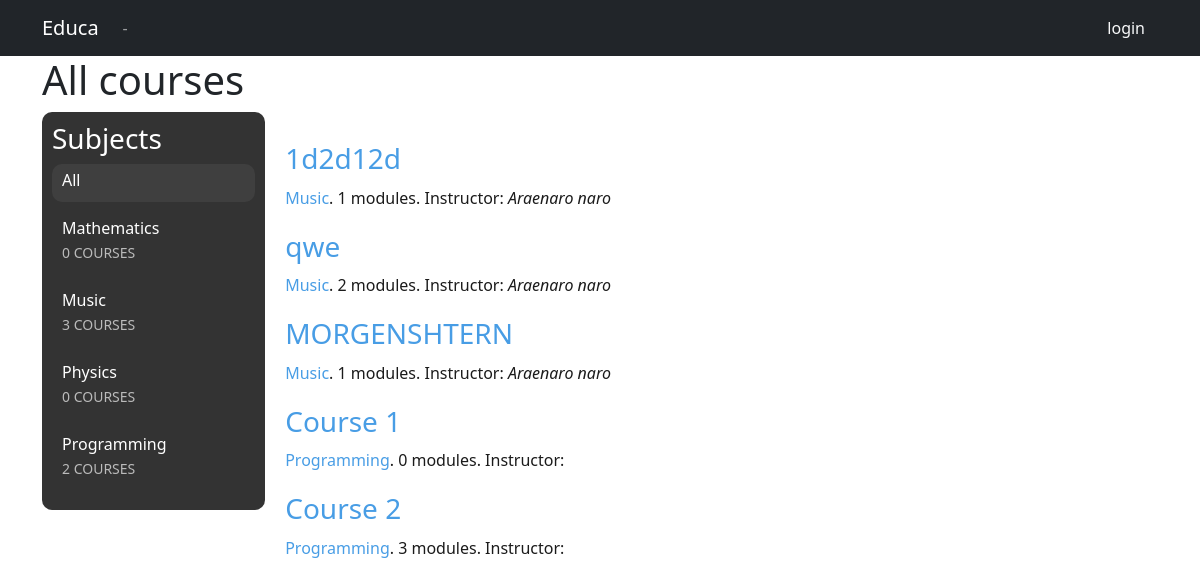
The page / on the database its author committed.
### courses/models.py (models this page shows, shortened)
class Subject(models.Model):
    title = models.CharField(max_length=200)
    slug = models.SlugField(max_length=200, unique=True)
    class Meta:
        ordering = ['title']
    def __str__(self):
        return self.title

class Course(models.Model):
    owner = models.ForeignKey(User, related_name='courses_created', on_delete=models.CASCADE)
    subject = models.ForeignKey(Subject, related_name='courses', on_delete=models.CASCADE)
    title = models.CharField(max_length=200)
    slug = models.SlugField(max_length=200, unique=True)
    overview = models.TextField()
    created = models.DateTimeField(auto_now_add=True)
    students = models.ManyToManyField(User, related_name='courses_joined', blank=True)
    class Meta:
        ordering = ['-created']

### courses/views.py (the view)
# urls.py: path('', CourseListView.as_view(), name='course_list'),
class CourseListView(TemplateResponseMixin, View):
    model = Course
    template_name = 'courses/course/list.html'
    def get(self, request, subject=None):
        subjects = Subject.objects.annotate(total_courses=Count('courses'))
        courses = Course.objects.annotate(total_modules=Count('modules'))
        if subject:
            subject = get_object_or_404(Subject, slug=subject)
            courses = courses.filter(subject=subject)
        return self.render_to_response({'subjects': subjects, 'subject': subject, 'courses': courses})

### courses/templates/courses/course/list.html (shortened to what this page needs)
{% extends "base.html" %}
{% block content %}
    <div class="container">
    <h1>
        {% if subject %}
            {{ subject.title }} courses
        {% else %}
            All courses
        {% endif %}
    </h1>
    <div class="contents">
        <h3>Subjects</h3>
        <ul id="modules">
            <li {% if not subject %}class="selected"{% endif %}>
                <a href="{% url "course_list" %}">All</a>
            </li>
            {% for s in subjects %}
                    <li {% if subject == s %}class="selected"{% endif %}>
                        <a href="{% url "course_list_subject" s.slug %}">
                            {{ s.title }}
                            <br><span>{{ s.total_courses }} courses</span>
                        </a>
                    </li>
            {% endfor %}
        </ul>
    </div>
    <div class="module">
        {% for course in courses %}
            {% with subject=course.subject %}
                <h3><a href="{% url "course_detail" course.slug %}">
                    {{ course.title }}</a></h3>
                <p>
                    <a href="{% url "course_list_subject" subject.slug %}">
                        {{ subject }}</a>.
                    {{ course.total_modules }} modules.
                    Instructor: <i>{{ course.owner.get_full_name }}</i>
                </p>
            {% endwith %}
        {% endfor %}
    </div>
    </div>
{% endblock %}

### courses/static/css/base.css (style rules this page uses)
.module { padding:10px 20px; float:left; width:600px; border-radius: 10px; }
.module h3 { margin:20px 0 0; padding:0; width:100%; }
.module a { color: #489de5; }
.module p, h2 { margin:10px 0 20px; width:100%; float:left; color: #1b1b1b; }
.contents { width:20%; padding:10px; float:left; background:#333; color: #fff; border-radius: 10px; }
.contents ul { list-style:none; margin:0; padding:0; }
.contents ul li { margin:0 0 10px 0; padding:4px 10px 10px; overflow:auto; }
.contents ul li.selected { background:#3f3f3f; border-radius: 10px; }
.contents ul span { text-transform:uppercase; color:#bbb; font-size:14px; border-radius: 10px; }
.contents ul a { display:block; color:#fff; text-decoration:none; border-radius: 10px; }

### courses/templates/base.html (style rules this page uses)
a { text-decoration: none; }

### rows shown on the page
Subject: title "Mathematics", total_courses "0"
Subject: title "Music", total_courses "3"
Subject: title "Physics", total_courses "0"
Subject: title "Programming", total_courses "2"
Course: title "1d2d12d", subject "Music", total_modules "1", owner.get_full_name "Araenaro naro"
Course: title "qwe", subject "Music", total_modules "2", owner.get_full_name "Araenaro naro"
Course: title "MORGENSHTERN", subject "Music", total_modules "1", owner.get_full_name "Araenaro naro"
Course: title "Course 1", subject "Programming", total_modules "0"
Course: title "Course 2", subject "Programming", total_modules "3"
